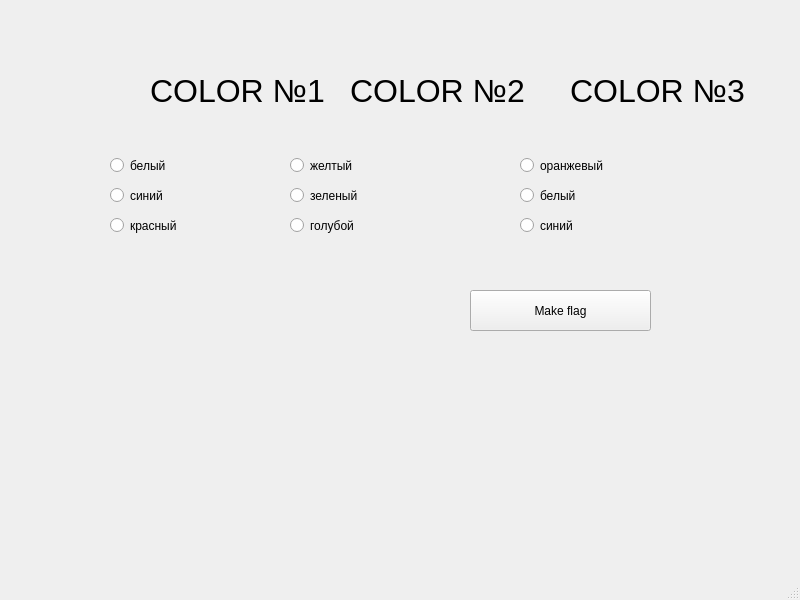
<?xml version="1.0" encoding="UTF-8"?>
<ui version="4.0">
 <class>MainWindow</class>
 <widget class="QMainWindow" name="MainWindow">
  <property name="geometry">
   <rect>
    <x>0</x>
    <y>0</y>
    <width>800</width>
    <height>600</height>
   </rect>
  </property>
  <property name="windowTitle">
   <string>MainWindow</string>
  </property>
  <widget class="QWidget" name="centralwidget">
   <widget class="QLabel" name="label">
    <property name="geometry">
     <rect>
      <x>150</x>
      <y>60</y>
      <width>181</width>
      <height>61</height>
     </rect>
    </property>
    <property name="styleSheet">
     <string notr="true">font-size: 32px</string>
    </property>
    <property name="text">
     <string>COLOR №1</string>
    </property>
   </widget>
   <widget class="QLabel" name="label_2">
    <property name="geometry">
     <rect>
      <x>570</x>
      <y>60</y>
      <width>181</width>
      <height>61</height>
     </rect>
    </property>
    <property name="styleSheet">
     <string notr="true">font-size: 32px</string>
    </property>
    <property name="text">
     <string>COLOR №3</string>
    </property>
   </widget>
   <widget class="QLabel" name="label_3">
    <property name="geometry">
     <rect>
      <x>350</x>
      <y>60</y>
      <width>181</width>
      <height>61</height>
     </rect>
    </property>
    <property name="styleSheet">
     <string notr="true">font-size: 32px</string>
    </property>
    <property name="text">
     <string>COLOR №2</string>
    </property>
   </widget>
   <widget class="QRadioButton" name="radio_1">
    <property name="geometry">
     <rect>
      <x>110</x>
      <y>150</y>
      <width>111</width>
      <height>31</height>
     </rect>
    </property>
    <property name="text">
     <string>белый</string>
    </property>
    <attribute name="buttonGroup">
     <string notr="true">group_1</string>
    </attribute>
   </widget>
   <widget class="QRadioButton" name="radio_2">
    <property name="geometry">
     <rect>
      <x>110</x>
      <y>210</y>
      <width>111</width>
      <height>31</height>
     </rect>
    </property>
    <property name="text">
     <string>красный</string>
    </property>
    <attribute name="buttonGroup">
     <string notr="true">group_1</string>
    </attribute>
   </widget>
   <widget class="QRadioButton" name="radio_3">
    <property name="geometry">
     <rect>
      <x>290</x>
      <y>150</y>
      <width>111</width>
      <height>31</height>
     </rect>
    </property>
    <property name="text">
     <string>желтый</string>
    </property>
    <attribute name="buttonGroup">
     <string notr="true">group_2</string>
    </attribute>
   </widget>
   <widget class="QRadioButton" name="radio_4">
    <property name="geometry">
     <rect>
      <x>520</x>
      <y>210</y>
      <width>111</width>
      <height>31</height>
     </rect>
    </property>
    <property name="text">
     <string>синий</string>
    </property>
    <attribute name="buttonGroup">
     <string notr="true">group_3</string>
    </attribute>
   </widget>
   <widget class="QRadioButton" name="radio_5">
    <property name="geometry">
     <rect>
      <x>290</x>
      <y>180</y>
      <width>111</width>
      <height>31</height>
     </rect>
    </property>
    <property name="text">
     <string>зеленый</string>
    </property>
    <attribute name="buttonGroup">
     <string notr="true">group_2</string>
    </attribute>
   </widget>
   <widget class="QRadioButton" name="radio_6">
    <property name="geometry">
     <rect>
      <x>290</x>
      <y>210</y>
      <width>111</width>
      <height>31</height>
     </rect>
    </property>
    <property name="text">
     <string>голубой</string>
    </property>
    <attribute name="buttonGroup">
     <string notr="true">group_2</string>
    </attribute>
   </widget>
   <widget class="QRadioButton" name="radio_7">
    <property name="geometry">
     <rect>
      <x>110</x>
      <y>180</y>
      <width>111</width>
      <height>31</height>
     </rect>
    </property>
    <property name="text">
     <string>синий</string>
    </property>
    <attribute name="buttonGroup">
     <string notr="true">group_1</string>
    </attribute>
   </widget>
   <widget class="QRadioButton" name="radio">
    <property name="geometry">
     <rect>
      <x>520</x>
      <y>180</y>
      <width>111</width>
      <height>31</height>
     </rect>
    </property>
    <property name="text">
     <string>белый</string>
    </property>
    <attribute name="buttonGroup">
     <string notr="true">group_3</string>
    </attribute>
   </widget>
   <widget class="QRadioButton" name="radio_8">
    <property name="geometry">
     <rect>
      <x>520</x>
      <y>150</y>
      <width>111</width>
      <height>31</height>
     </rect>
    </property>
    <property name="text">
     <string>оранжевый</string>
    </property>
    <attribute name="buttonGroup">
     <string notr="true">group_3</string>
    </attribute>
   </widget>
   <widget class="QPushButton" name="make_button">
    <property name="geometry">
     <rect>
      <x>470</x>
      <y>290</y>
      <width>181</width>
      <height>41</height>
     </rect>
    </property>
    <property name="text">
     <string>Make flag</string>
    </property>
   </widget>
   <widget class="QLabel" name="result_label">
    <property name="geometry">
     <rect>
      <x>130</x>
      <y>400</y>
      <width>351</width>
      <height>61</height>
     </rect>
    </property>
    <property name="text">
     <string/>
    </property>
   </widget>
  </widget>
  <widget class="QMenuBar" name="menubar">
   <property name="geometry">
    <rect>
     <x>0</x>
     <y>0</y>
     <width>800</width>
     <height>26</height>
    </rect>
   </property>
  </widget>
  <widget class="QStatusBar" name="statusbar"/>
 </widget>
 <resources/>
 <connections/>
 <buttongroups>
  <buttongroup name="group_1">
   <property name="exclusive">
    <bool>true</bool>
   </property>
  </buttongroup>
  <buttongroup name="group_2"/>
  <buttongroup name="group_3"/>
 </buttongroups>
</ui>
